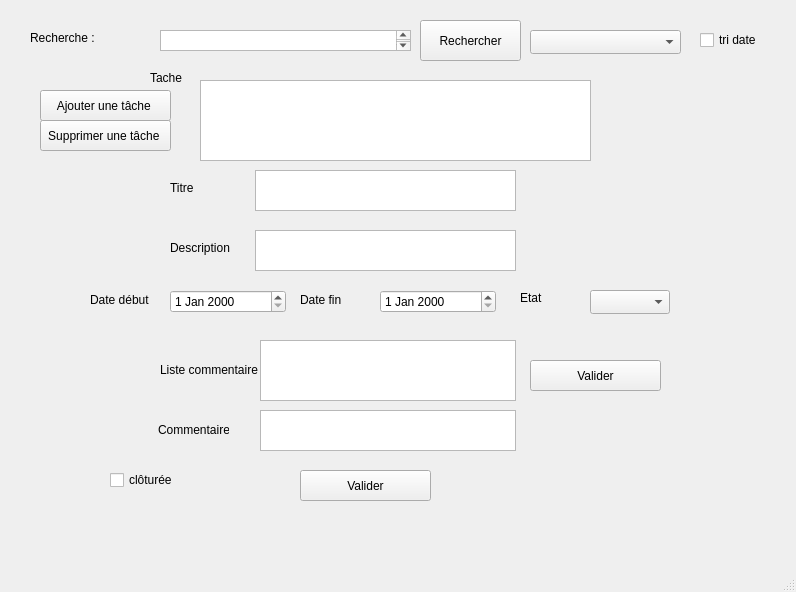
<?xml version="1.0" encoding="UTF-8"?>
<ui version="4.0">
 <class>Button</class>
 <widget class="QMainWindow" name="Button">
  <property name="geometry">
   <rect>
    <x>0</x>
    <y>0</y>
    <width>796</width>
    <height>592</height>
   </rect>
  </property>
  <property name="windowTitle">
   <string>MainWindow</string>
  </property>
  <widget class="QWidget" name="centralwidget">
   <widget class="QListView" name="List_Task">
    <property name="geometry">
     <rect>
      <x>200</x>
      <y>80</y>
      <width>391</width>
      <height>81</height>
     </rect>
    </property>
   </widget>
   <widget class="QLabel" name="label">
    <property name="geometry">
     <rect>
      <x>0</x>
      <y>10</y>
      <width>771</width>
      <height>61</height>
     </rect>
    </property>
    <property name="styleSheet">
     <string notr="true">#FFFFFF</string>
    </property>
    <property name="text">
     <string/>
    </property>
   </widget>
   <widget class="QPushButton" name="Recherche_Button">
    <property name="geometry">
     <rect>
      <x>420</x>
      <y>20</y>
      <width>101</width>
      <height>41</height>
     </rect>
    </property>
    <property name="text">
     <string>Rechercher</string>
    </property>
   </widget>
   <widget class="QTextEdit" name="Text_Recherche">
    <property name="geometry">
     <rect>
      <x>160</x>
      <y>30</y>
      <width>251</width>
      <height>21</height>
     </rect>
    </property>
   </widget>
   <widget class="QLabel" name="Recherche_Label">
    <property name="geometry">
     <rect>
      <x>30</x>
      <y>30</y>
      <width>91</width>
      <height>16</height>
     </rect>
    </property>
    <property name="text">
     <string>Recherche : </string>
    </property>
   </widget>
   <widget class="QPushButton" name="Add_Task_Button">
    <property name="geometry">
     <rect>
      <x>40</x>
      <y>90</y>
      <width>131</width>
      <height>31</height>
     </rect>
    </property>
    <property name="text">
     <string>Ajouter une tâche </string>
    </property>
   </widget>
   <widget class="QPushButton" name="Delet_Task_Button">
    <property name="geometry">
     <rect>
      <x>40</x>
      <y>120</y>
      <width>131</width>
      <height>31</height>
     </rect>
    </property>
    <property name="text">
     <string>Supprimer une tâche </string>
    </property>
   </widget>
   <widget class="QLabel" name="label_Titre">
    <property name="geometry">
     <rect>
      <x>170</x>
      <y>180</y>
      <width>49</width>
      <height>16</height>
     </rect>
    </property>
    <property name="text">
     <string>Titre</string>
    </property>
   </widget>
   <widget class="QTextBrowser" name="text_Titre">
    <property name="geometry">
     <rect>
      <x>255</x>
      <y>170</y>
      <width>261</width>
      <height>41</height>
     </rect>
    </property>
   </widget>
   <widget class="QTextBrowser" name="text_Description">
    <property name="geometry">
     <rect>
      <x>255</x>
      <y>230</y>
      <width>261</width>
      <height>41</height>
     </rect>
    </property>
   </widget>
   <widget class="QLabel" name="label_Description">
    <property name="geometry">
     <rect>
      <x>170</x>
      <y>240</y>
      <width>61</width>
      <height>16</height>
     </rect>
    </property>
    <property name="text">
     <string>Description</string>
    </property>
   </widget>
   <widget class="QDateEdit" name="date_debut">
    <property name="geometry">
     <rect>
      <x>170</x>
      <y>290</y>
      <width>116</width>
      <height>23</height>
     </rect>
    </property>
   </widget>
   <widget class="QLabel" name="label_Date_debut">
    <property name="geometry">
     <rect>
      <x>90</x>
      <y>290</y>
      <width>61</width>
      <height>20</height>
     </rect>
    </property>
    <property name="text">
     <string>Date début</string>
    </property>
   </widget>
   <widget class="QDateEdit" name="date_Fin">
    <property name="geometry">
     <rect>
      <x>380</x>
      <y>290</y>
      <width>116</width>
      <height>23</height>
     </rect>
    </property>
   </widget>
   <widget class="QLabel" name="label_Date_Fin">
    <property name="geometry">
     <rect>
      <x>300</x>
      <y>290</y>
      <width>61</width>
      <height>20</height>
     </rect>
    </property>
    <property name="text">
     <string>Date fin</string>
    </property>
   </widget>
   <widget class="QComboBox" name="combo_Etat">
    <property name="geometry">
     <rect>
      <x>590</x>
      <y>290</y>
      <width>80</width>
      <height>24</height>
     </rect>
    </property>
   </widget>
   <widget class="QLabel" name="label_Etat">
    <property name="geometry">
     <rect>
      <x>520</x>
      <y>290</y>
      <width>49</width>
      <height>16</height>
     </rect>
    </property>
    <property name="text">
     <string>Etat</string>
    </property>
   </widget>
   <widget class="QListView" name="list_Commentaire">
    <property name="geometry">
     <rect>
      <x>260</x>
      <y>340</y>
      <width>256</width>
      <height>61</height>
     </rect>
    </property>
   </widget>
   <widget class="QLabel" name="label_CommentaireListe">
    <property name="geometry">
     <rect>
      <x>160</x>
      <y>360</y>
      <width>101</width>
      <height>20</height>
     </rect>
    </property>
    <property name="text">
     <string>Liste commentaire</string>
    </property>
   </widget>
   <widget class="QLabel" name="label_Commentaire">
    <property name="geometry">
     <rect>
      <x>158</x>
      <y>420</y>
      <width>71</width>
      <height>20</height>
     </rect>
    </property>
    <property name="text">
     <string>Commentaire</string>
    </property>
   </widget>
   <widget class="QTextBrowser" name="text_Commentaire">
    <property name="geometry">
     <rect>
      <x>260</x>
      <y>410</y>
      <width>256</width>
      <height>41</height>
     </rect>
    </property>
   </widget>
   <widget class="QPushButton" name="Valider_Button">
    <property name="geometry">
     <rect>
      <x>300</x>
      <y>470</y>
      <width>131</width>
      <height>31</height>
     </rect>
    </property>
    <property name="text">
     <string>Valider</string>
    </property>
   </widget>
   <widget class="QPushButton" name="Supprimer_Commentaire_Button">
    <property name="geometry">
     <rect>
      <x>530</x>
      <y>360</y>
      <width>131</width>
      <height>31</height>
     </rect>
    </property>
    <property name="text">
     <string>Valider</string>
    </property>
   </widget>
   <widget class="QComboBox" name="combo_Etat_Filtre">
    <property name="geometry">
     <rect>
      <x>530</x>
      <y>30</y>
      <width>151</width>
      <height>24</height>
     </rect>
    </property>
   </widget>
   <widget class="QLabel" name="label_Titre_Tache">
    <property name="geometry">
     <rect>
      <x>150</x>
      <y>70</y>
      <width>49</width>
      <height>16</height>
     </rect>
    </property>
    <property name="text">
     <string>Tache</string>
    </property>
   </widget>
   <widget class="QCheckBox" name="Cloturer">
    <property name="geometry">
     <rect>
      <x>110</x>
      <y>470</y>
      <width>78</width>
      <height>20</height>
     </rect>
    </property>
    <property name="text">
     <string>clôturée </string>
    </property>
   </widget>
   <widget class="QCheckBox" name="Tri_Date">
    <property name="geometry">
     <rect>
      <x>700</x>
      <y>30</y>
      <width>78</width>
      <height>20</height>
     </rect>
    </property>
    <property name="text">
     <string>tri date </string>
    </property>
   </widget>
  </widget>
  <widget class="QMenuBar" name="menubar">
   <property name="geometry">
    <rect>
     <x>0</x>
     <y>0</y>
     <width>796</width>
     <height>33</height>
    </rect>
   </property>
  </widget>
  <widget class="QStatusBar" name="statusbar"/>
 </widget>
 <resources/>
 <connections/>
</ui>
